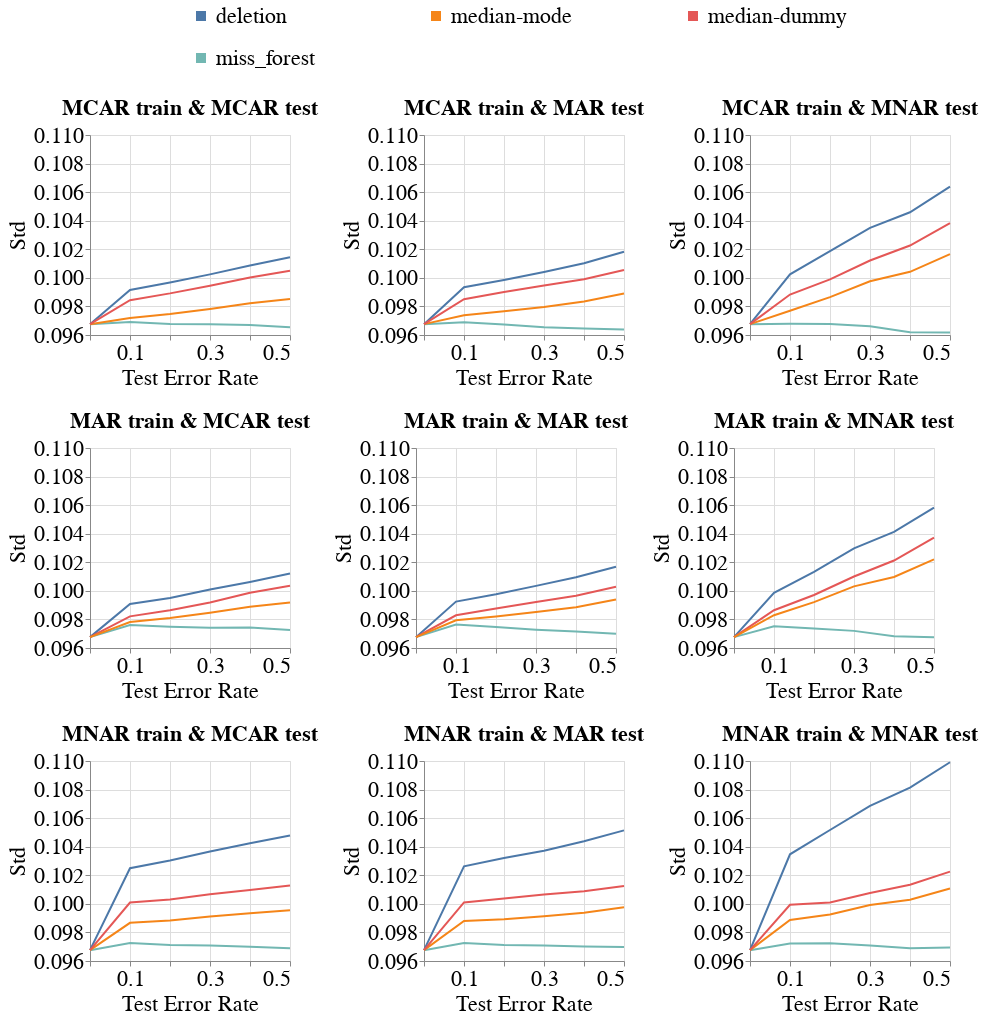

Notebook code for this chart:
### Code cell
create_line_bands_for_diff_imputers(dataset_name=DATASET_NAME,
                                    model_name='mlp_clf',
                                    metric_name='Std',
                                    db_client=db_client,
                                    with_band=False)

### Figure 1 — Vega-Lite specification as saved in the notebook (floating-point values rounded to 4 significant figures; data arrays with more than 128 entries replaced by an {"elided": "..."} marker saying what was removed)
{"config": {"view": {"continuousWidth": 400, "continuousHeight": 300}, "axis": {"labelFontSize": 22, "labelFontWeight": "normal", "titleFontSize": 22, "titleFontWeight": "normal"}, "legend": {"columns": 3, "direction": "horizontal", "labelFontSize": 22, "labelLimit": 400, "orient": "top", "symbolOffset": 100, "symbolStrokeWidth": 10, "titleAnchor": "middle", "titleFontSize": 22, "titleLimit": 300}, "title": {"fontSize": 22}}, "vconcat": [{"hconcat": [{"mark": "line", "encoding": {"color": {"field": "Null_Imputer_Name", "sort": ["deletion", "median-mode", "median-dummy", "miss_forest", "k_means_clustering", "datawig", "automl", "boost_clean"], "title": null, "type": "nominal"}, "x": {"axis": {"labelExpr": "(datum.value == 0.1) || (datum.value == 0.3) || (datum.value == 0.5) ? datum.label : ''"}, "field": "Test_Error_Rate", "scale": {"nice": false}, "title": "Test Error Rate", "type": "quantitative"}, "y": {"aggregate": "mean", "field": "Metric_Value", "scale": {"zero": false}, "title": "Std", "type": "quantitative"}}, "height": 200, "title": {"text": "MCAR train & MCAR test", "fontSize": 22}, "width": 200}, {"data": {"name": "data-7610521496fc03226b4837e92e4aa0b7"}, "mark": "line", "encoding": {"color": {"field": "Null_Imputer_Name", "sort": ["deletion", "median-mode", "median-dummy", "miss_forest", "k_means_clustering", "datawig", "automl", "boost_clean"], "title": null, "type": "nominal"}, "x": {"axis": {"labelExpr": "(datum.value == 0.1) || (datum.value == 0.3) || (datum.value == 0.5) ? datum.label : ''"}, "field": "Test_Error_Rate", "scale": {"nice": false}, "title": "Test Error Rate", "type": "quantitative"}, "y": {"aggregate": "mean", "field": "Metric_Value", "scale": {"zero": false}, "title": "Std", "type": "quantitative"}}, "height": 200, "title": {"text": "MCAR train & MAR test", "fontSize": 22}, "width": 200}, {"data": {"name": "data-71c7a46c6e8b4523269f4fae6e5ec16d"}, "mark": "line", "encoding": {"color": {"field": "Null_Imputer_Name", "sort": ["deletion", "median-mode", "median-dummy", "miss_forest", "k_means_clustering", "datawig", "automl", "boost_clean"], "title": null, "type": "nominal"}, "x": {"axis": {"labelExpr": "(datum.value == 0.1) || (datum.value == 0.3) || (datum.value == 0.5) ? datum.label : ''"}, "field": "Test_Error_Rate", "scale": {"nice": false}, "title": "Test Error Rate", "type": "quantitative"}, "y": {"aggregate": "mean", "field": "Metric_Value", "scale": {"zero": false}, "title": "Std", "type": "quantitative"}}, "height": 200, "title": {"text": "MCAR train & MNAR test", "fontSize": 22}, "width": 200}], "resolve": {"scale": {"y": "shared"}}}, {"hconcat": [{"mark": "line", "encoding": {"color": {"field": "Null_Imputer_Name", "sort": ["deletion", "median-mode", "median-dummy", "miss_forest", "k_means_clustering", "datawig", "automl", "boost_clean"], "title": null, "type": "nominal"}, "x": {"axis": {"labelExpr": "(datum.value == 0.1) || (datum.value == 0.3) || (datum.value == 0.5) ? datum.label : ''"}, "field": "Test_Error_Rate", "scale": {"nice": false}, "title": "Test Error Rate", "type": "quantitative"}, "y": {"aggregate": "mean", "field": "Metric_Value", "scale": {"zero": false}, "title": "Std", "type": "quantitative"}}, "height": 200, "title": {"text": "MAR train & MCAR test", "fontSize": 22}, "width": 200}, {"data": {"name": "data-abbf9687c854e8e8ab1644094f9e26c6"}, "mark": "line", "encoding": {"color": {"field": "Null_Imputer_Name", "sort": ["deletion", "median-mode", "median-dummy", "miss_forest", "k_means_clustering", "datawig", "automl", "boost_clean"], "title": null, "type": "nominal"}, "x": {"axis": {"labelExpr": "(datum.value == 0.1) || (datum.value == 0.3) || (datum.value == 0.5) ? datum.label : ''"}, "field": "Test_Error_Rate", "scale": {"nice": false}, "title": "Test Error Rate", "type": "quantitative"}, "y": {"aggregate": "mean", "field": "Metric_Value", "scale": {"zero": false}, "title": "Std", "type": "quantitative"}}, "height": 200, "title": {"text": "MAR train & MAR test", "fontSize": 22}, "width": 200}, {"data": {"name": "data-90ef7a9a41359735f2fca898b066a948"}, "mark": "line", "encoding": {"color": {"field": "Null_Imputer_Name", "sort": ["deletion", "median-mode", "median-dummy", "miss_forest", "k_means_clustering", "datawig", "automl", "boost_clean"], "title": null, "type": "nominal"}, "x": {"axis": {"labelExpr": "(datum.value == 0.1) || (datum.value == 0.3) || (datum.value == 0.5) ? datum.label : ''"}, "field": "Test_Error_Rate", "scale": {"nice": false}, "title": "Test Error Rate", "type": "quantitative"}, "y": {"aggregate": "mean", "field": "Metric_Value", "scale": {"zero": false}, "title": "Std", "type": "quantitative"}}, "height": 200, "title": {"text": "MAR train & MNAR test", "fontSize": 22}, "width": 200}], "data": {"name": "data-20cd8f058d477e8ddb8a22b6e6992e74"}, "resolve": {"scale": {"y": "shared"}}}, {"hconcat": [{"mark": "line", "encoding": {"color": {"field": "Null_Imputer_Name", "sort": ["deletion", "median-mode", "median-dummy", "miss_forest", "k_means_clustering", "datawig", "automl", "boost_clean"], "title": null, "type": "nominal"}, "x": {"axis": {"labelExpr": "(datum.value == 0.1) || (datum.value == 0.3) || (datum.value == 0.5) ? datum.label : ''"}, "field": "Test_Error_Rate", "scale": {"nice": false}, "title": "Test Error Rate", "type": "quantitative"}, "y": {"aggregate": "mean", "field": "Metric_Value", "scale": {"zero": false}, "title": "Std", "type": "quantitative"}}, "height": 200, "title": {"text": "MNAR train & MCAR test", "fontSize": 22}, "width": 200}, {"data": {"name": "data-1256c70b36894992da5312f943bcef85"}, "mark": "line", "encoding": {"color": {"field": "Null_Imputer_Name", "sort": ["deletion", "median-mode", "median-dummy", "miss_forest", "k_means_clustering", "datawig", "automl", "boost_clean"], "title": null, "type": "nominal"}, "x": {"axis": {"labelExpr": "(datum.value == 0.1) || (datum.value == 0.3) || (datum.value == 0.5) ? datum.label : ''"}, "field": "Test_Error_Rate", "scale": {"nice": false}, "title": "Test Error Rate", "type": "quantitative"}, "y": {"aggregate": "mean", "field": "Metric_Value", "scale": {"zero": false}, "title": "Std", "type": "quantitative"}}, "height": 200, "title": {"text": "MNAR train & MAR test", "fontSize": 22}, "width": 200}, {"data": {"name": "data-3564c0e34fb81c0d9c713426e4e78600"}, "mark": "line", "encoding": {"color": {"field": "Null_Imputer_Name", "sort": ["deletion", "median-mode", "median-dummy", "miss_forest", "k_means_clustering", "datawig", "automl", "boost_clean"], "title": null, "type": "nominal"}, "x": {"axis": {"labelExpr": "(datum.value == 0.1) || (datum.value == 0.3) || (datum.value == 0.5) ? datum.label : ''"}, "field": "Test_Error_Rate", "scale": {"nice": false}, "title": "Test Error Rate", "type": "quantitative"}, "y": {"aggregate": "mean", "field": "Metric_Value", "scale": {"zero": false}, "title": "Std", "type": "quantitative"}}, "height": 200, "title": {"text": "MNAR train & MNAR test", "fontSize": 22}, "width": 200}], "data": {"name": "data-c871130ac9489d65dce18a29807dd428"}, "resolve": {"scale": {"y": "shared"}}}], "data": {"name": "data-f2b128600c268ad41e492430fdb6b040"}, "resolve": {"scale": {"y": "shared"}}, "$schema": "https://vega.github.io/schema/vega-lite/v4.17.0.json", "datasets": {"data-f2b128600c268ad41e492430fdb6b040": {"elided": "144 records"}, "data-7610521496fc03226b4837e92e4aa0b7": {"elided": "144 records"}, "data-71c7a46c6e8b4523269f4fae6e5ec16d": {"elided": "144 records"}, "data-20cd8f058d477e8ddb8a22b6e6992e74": {"elided": "144 records"}, "data-abbf9687c854e8e8ab1644094f9e26c6": {"elided": "144 records"}, "data-90ef7a9a41359735f2fca898b066a948": {"elided": "144 records"}, "data-c871130ac9489d65dce18a29807dd428": {"elided": "144 records"}, "data-1256c70b36894992da5312f943bcef85": {"elided": "144 records"}, "data-3564c0e34fb81c0d9c713426e4e78600": {"elided": "144 records"}}}
